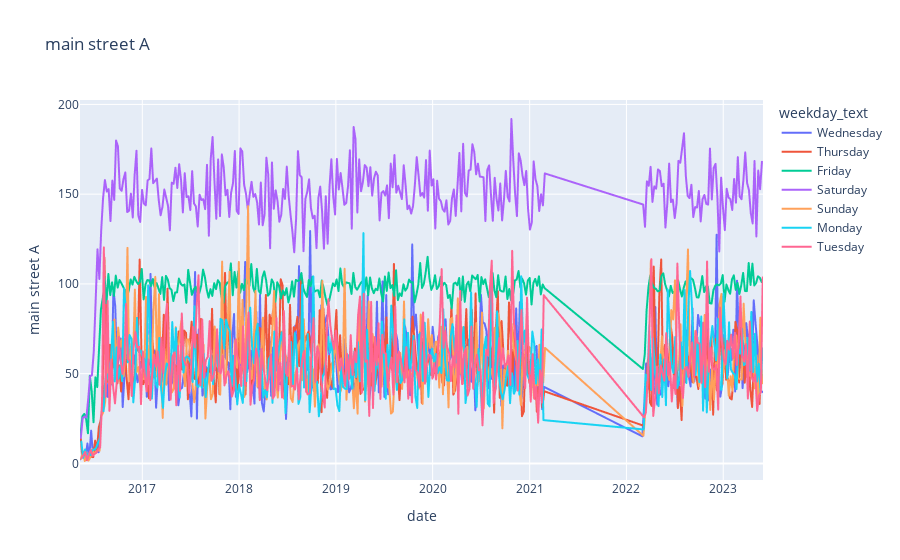
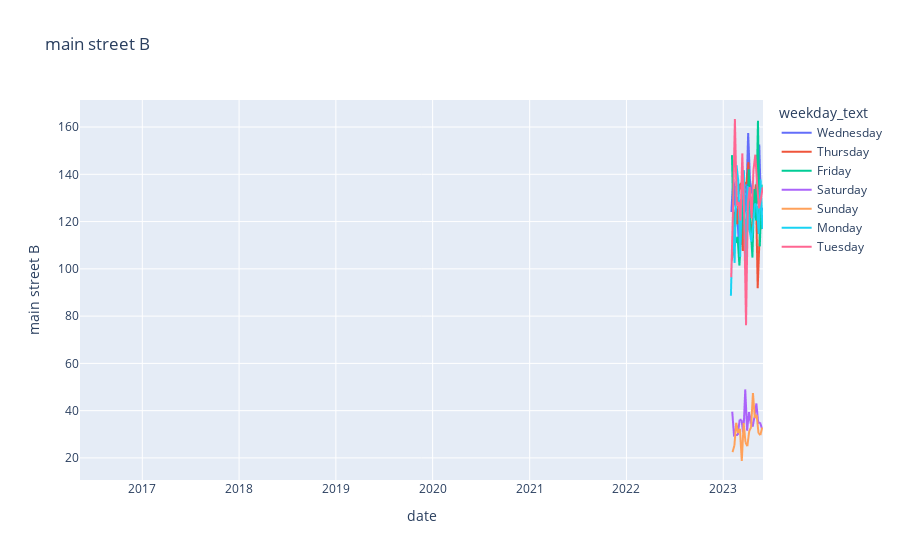
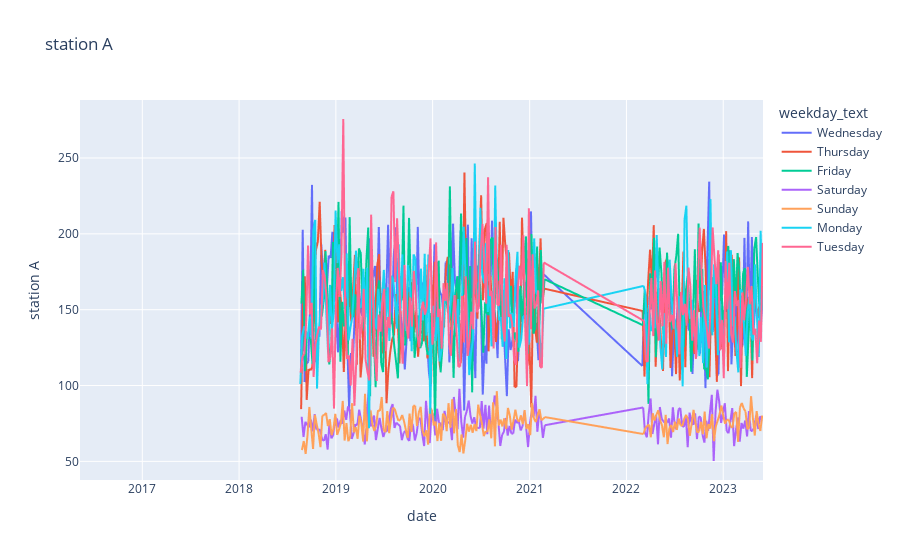
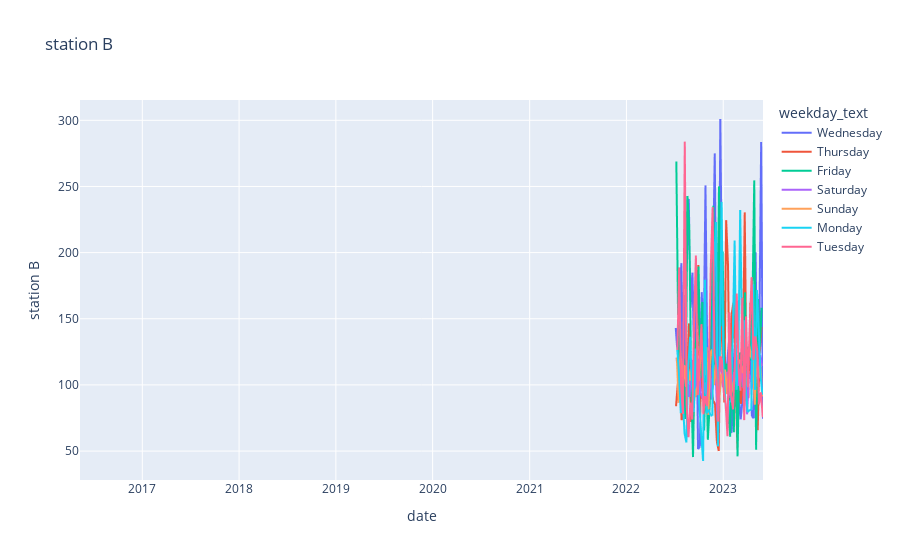

The notebook cell these images were saved under, in order:
### Code cell
for store in stores:
    fig = px.line(df, x="date", y=store, color="weekday_text", title=store)
    fig.show()

### Figure 1 — Plotly figure (JSON) as saved in the notebook; plotly's stock layout.template omitted (floating-point values rounded to 4 significant figures; data arrays with more than 128 entries replaced by an {"elided": "..."} marker saying what was removed)
{"data": [{"hovertemplate": "weekday_text=Wednesday<br>date=%{x}<br>main street A=%{y}<extra></extra>", "legendgroup": "Wednesday", "line": {"color": "#636efa", "dash": "solid"}, "marker": {"symbol": "circle"}, "mode": "lines", "name": "Wednesday", "showlegend": true, "type": "scattergl", "x": {"elided": "317 str values"}, "xaxis": "x", "y": {"elided": "317 float values"}, "yaxis": "y"}, {"hovertemplate": "weekday_text=Thursday<br>date=%{x}<br>main street A=%{y}<extra></extra>", "legendgroup": "Thursday", "line": {"color": "#EF553B", "dash": "solid"}, "marker": {"symbol": "circle"}, "mode": "lines", "name": "Thursday", "showlegend": true, "type": "scattergl", "x": {"elided": "316 str values"}, "xaxis": "x", "y": {"elided": "316 float values"}, "yaxis": "y"}, {"hovertemplate": "weekday_text=Friday<br>date=%{x}<br>main street A=%{y}<extra></extra>", "legendgroup": "Friday", "line": {"color": "#00cc96", "dash": "solid"}, "marker": {"symbol": "circle"}, "mode": "lines", "name": "Friday", "showlegend": true, "type": "scattergl", "x": {"elided": "316 str values"}, "xaxis": "x", "y": {"elided": "316 float values"}, "yaxis": "y"}, {"hovertemplate": "weekday_text=Saturday<br>date=%{x}<br>main street A=%{y}<extra></extra>", "legendgroup": "Saturday", "line": {"color": "#ab63fa", "dash": "solid"}, "marker": {"symbol": "circle"}, "mode": "lines", "name": "Saturday", "showlegend": true, "type": "scattergl", "x": {"elided": "316 str values"}, "xaxis": "x", "y": {"elided": "316 float values"}, "yaxis": "y"}, {"hovertemplate": "weekday_text=Sunday<br>date=%{x}<br>main street A=%{y}<extra></extra>", "legendgroup": "Sunday", "line": {"color": "#FFA15A", "dash": "solid"}, "marker": {"symbol": "circle"}, "mode": "lines", "name": "Sunday", "showlegend": true, "type": "scattergl", "x": {"elided": "316 str values"}, "xaxis": "x", "y": {"elided": "316 float values"}, "yaxis": "y"}, {"hovertemplate": "weekday_text=Monday<br>date=%{x}<br>main street A=%{y}<extra></extra>", "legendgroup": "Monday", "line": {"color": "#19d3f3", "dash": "solid"}, "marker": {"symbol": "circle"}, "mode": "lines", "name": "Monday", "showlegend": true, "type": "scattergl", "x": {"elided": "315 str values"}, "xaxis": "x", "y": {"elided": "315 float values"}, "yaxis": "y"}, {"hovertemplate": "weekday_text=Tuesday<br>date=%{x}<br>main street A=%{y}<extra></extra>", "legendgroup": "Tuesday", "line": {"color": "#FF6692", "dash": "solid"}, "marker": {"symbol": "circle"}, "mode": "lines", "name": "Tuesday", "showlegend": true, "type": "scattergl", "x": {"elided": "315 str values"}, "xaxis": "x", "y": {"elided": "315 float values"}, "yaxis": "y"}], "layout": {"legend": {"title": {"text": "weekday_text"}, "tracegroupgap": 0}, "title": {"text": "main street A"}, "xaxis": {"anchor": "y", "domain": [0, 1], "title": {"text": "date"}}, "yaxis": {"anchor": "x", "domain": [0, 1], "title": {"text": "main street A"}}}}

### Figure 2 — Plotly figure (JSON) as saved in the notebook; plotly's stock layout.template omitted (floating-point values rounded to 4 significant figures; data arrays with more than 128 entries replaced by an {"elided": "..."} marker saying what was removed)
{"data": [{"hovertemplate": "weekday_text=Wednesday<br>date=%{x}<br>main street B=%{y}<extra></extra>", "legendgroup": "Wednesday", "line": {"color": "#636efa", "dash": "solid"}, "marker": {"symbol": "circle"}, "mode": "lines", "name": "Wednesday", "showlegend": true, "type": "scattergl", "x": {"elided": "317 str values"}, "xaxis": "x", "y": {"elided": "317 float values"}, "yaxis": "y"}, {"hovertemplate": "weekday_text=Thursday<br>date=%{x}<br>main street B=%{y}<extra></extra>", "legendgroup": "Thursday", "line": {"color": "#EF553B", "dash": "solid"}, "marker": {"symbol": "circle"}, "mode": "lines", "name": "Thursday", "showlegend": true, "type": "scattergl", "x": {"elided": "316 str values"}, "xaxis": "x", "y": {"elided": "316 float values"}, "yaxis": "y"}, {"hovertemplate": "weekday_text=Friday<br>date=%{x}<br>main street B=%{y}<extra></extra>", "legendgroup": "Friday", "line": {"color": "#00cc96", "dash": "solid"}, "marker": {"symbol": "circle"}, "mode": "lines", "name": "Friday", "showlegend": true, "type": "scattergl", "x": {"elided": "316 str values"}, "xaxis": "x", "y": {"elided": "316 float values"}, "yaxis": "y"}, {"hovertemplate": "weekday_text=Saturday<br>date=%{x}<br>main street B=%{y}<extra></extra>", "legendgroup": "Saturday", "line": {"color": "#ab63fa", "dash": "solid"}, "marker": {"symbol": "circle"}, "mode": "lines", "name": "Saturday", "showlegend": true, "type": "scattergl", "x": {"elided": "316 str values"}, "xaxis": "x", "y": {"elided": "316 float values"}, "yaxis": "y"}, {"hovertemplate": "weekday_text=Sunday<br>date=%{x}<br>main street B=%{y}<extra></extra>", "legendgroup": "Sunday", "line": {"color": "#FFA15A", "dash": "solid"}, "marker": {"symbol": "circle"}, "mode": "lines", "name": "Sunday", "showlegend": true, "type": "scattergl", "x": {"elided": "316 str values"}, "xaxis": "x", "y": {"elided": "316 float values"}, "yaxis": "y"}, {"hovertemplate": "weekday_text=Monday<br>date=%{x}<br>main street B=%{y}<extra></extra>", "legendgroup": "Monday", "line": {"color": "#19d3f3", "dash": "solid"}, "marker": {"symbol": "circle"}, "mode": "lines", "name": "Monday", "showlegend": true, "type": "scattergl", "x": {"elided": "315 str values"}, "xaxis": "x", "y": {"elided": "315 float values"}, "yaxis": "y"}, {"hovertemplate": "weekday_text=Tuesday<br>date=%{x}<br>main street B=%{y}<extra></extra>", "legendgroup": "Tuesday", "line": {"color": "#FF6692", "dash": "solid"}, "marker": {"symbol": "circle"}, "mode": "lines", "name": "Tuesday", "showlegend": true, "type": "scattergl", "x": {"elided": "315 str values"}, "xaxis": "x", "y": {"elided": "315 float values"}, "yaxis": "y"}], "layout": {"legend": {"title": {"text": "weekday_text"}, "tracegroupgap": 0}, "title": {"text": "main street B"}, "xaxis": {"anchor": "y", "domain": [0, 1], "title": {"text": "date"}}, "yaxis": {"anchor": "x", "domain": [0, 1], "title": {"text": "main street B"}}}}

### Figure 3 — Plotly figure (JSON) as saved in the notebook; plotly's stock layout.template omitted (floating-point values rounded to 4 significant figures; data arrays with more than 128 entries replaced by an {"elided": "..."} marker saying what was removed)
{"data": [{"hovertemplate": "weekday_text=Wednesday<br>date=%{x}<br>station A=%{y}<extra></extra>", "legendgroup": "Wednesday", "line": {"color": "#636efa", "dash": "solid"}, "marker": {"symbol": "circle"}, "mode": "lines", "name": "Wednesday", "showlegend": true, "type": "scattergl", "x": {"elided": "317 str values"}, "xaxis": "x", "y": {"elided": "317 float values"}, "yaxis": "y"}, {"hovertemplate": "weekday_text=Thursday<br>date=%{x}<br>station A=%{y}<extra></extra>", "legendgroup": "Thursday", "line": {"color": "#EF553B", "dash": "solid"}, "marker": {"symbol": "circle"}, "mode": "lines", "name": "Thursday", "showlegend": true, "type": "scattergl", "x": {"elided": "316 str values"}, "xaxis": "x", "y": {"elided": "316 float values"}, "yaxis": "y"}, {"hovertemplate": "weekday_text=Friday<br>date=%{x}<br>station A=%{y}<extra></extra>", "legendgroup": "Friday", "line": {"color": "#00cc96", "dash": "solid"}, "marker": {"symbol": "circle"}, "mode": "lines", "name": "Friday", "showlegend": true, "type": "scattergl", "x": {"elided": "316 str values"}, "xaxis": "x", "y": {"elided": "316 float values"}, "yaxis": "y"}, {"hovertemplate": "weekday_text=Saturday<br>date=%{x}<br>station A=%{y}<extra></extra>", "legendgroup": "Saturday", "line": {"color": "#ab63fa", "dash": "solid"}, "marker": {"symbol": "circle"}, "mode": "lines", "name": "Saturday", "showlegend": true, "type": "scattergl", "x": {"elided": "316 str values"}, "xaxis": "x", "y": {"elided": "316 float values"}, "yaxis": "y"}, {"hovertemplate": "weekday_text=Sunday<br>date=%{x}<br>station A=%{y}<extra></extra>", "legendgroup": "Sunday", "line": {"color": "#FFA15A", "dash": "solid"}, "marker": {"symbol": "circle"}, "mode": "lines", "name": "Sunday", "showlegend": true, "type": "scattergl", "x": {"elided": "316 str values"}, "xaxis": "x", "y": {"elided": "316 float values"}, "yaxis": "y"}, {"hovertemplate": "weekday_text=Monday<br>date=%{x}<br>station A=%{y}<extra></extra>", "legendgroup": "Monday", "line": {"color": "#19d3f3", "dash": "solid"}, "marker": {"symbol": "circle"}, "mode": "lines", "name": "Monday", "showlegend": true, "type": "scattergl", "x": {"elided": "315 str values"}, "xaxis": "x", "y": {"elided": "315 float values"}, "yaxis": "y"}, {"hovertemplate": "weekday_text=Tuesday<br>date=%{x}<br>station A=%{y}<extra></extra>", "legendgroup": "Tuesday", "line": {"color": "#FF6692", "dash": "solid"}, "marker": {"symbol": "circle"}, "mode": "lines", "name": "Tuesday", "showlegend": true, "type": "scattergl", "x": {"elided": "315 str values"}, "xaxis": "x", "y": {"elided": "315 float values"}, "yaxis": "y"}], "layout": {"legend": {"title": {"text": "weekday_text"}, "tracegroupgap": 0}, "title": {"text": "station A"}, "xaxis": {"anchor": "y", "domain": [0, 1], "title": {"text": "date"}}, "yaxis": {"anchor": "x", "domain": [0, 1], "title": {"text": "station A"}}}}

### Figure 4 — Plotly figure (JSON) as saved in the notebook; plotly's stock layout.template omitted (floating-point values rounded to 4 significant figures; data arrays with more than 128 entries replaced by an {"elided": "..."} marker saying what was removed)
{"data": [{"hovertemplate": "weekday_text=Wednesday<br>date=%{x}<br>station B=%{y}<extra></extra>", "legendgroup": "Wednesday", "line": {"color": "#636efa", "dash": "solid"}, "marker": {"symbol": "circle"}, "mode": "lines", "name": "Wednesday", "showlegend": true, "type": "scattergl", "x": {"elided": "317 str values"}, "xaxis": "x", "y": {"elided": "317 float values"}, "yaxis": "y"}, {"hovertemplate": "weekday_text=Thursday<br>date=%{x}<br>station B=%{y}<extra></extra>", "legendgroup": "Thursday", "line": {"color": "#EF553B", "dash": "solid"}, "marker": {"symbol": "circle"}, "mode": "lines", "name": "Thursday", "showlegend": true, "type": "scattergl", "x": {"elided": "316 str values"}, "xaxis": "x", "y": {"elided": "316 float values"}, "yaxis": "y"}, {"hovertemplate": "weekday_text=Friday<br>date=%{x}<br>station B=%{y}<extra></extra>", "legendgroup": "Friday", "line": {"color": "#00cc96", "dash": "solid"}, "marker": {"symbol": "circle"}, "mode": "lines", "name": "Friday", "showlegend": true, "type": "scattergl", "x": {"elided": "316 str values"}, "xaxis": "x", "y": {"elided": "316 float values"}, "yaxis": "y"}, {"hovertemplate": "weekday_text=Saturday<br>date=%{x}<br>station B=%{y}<extra></extra>", "legendgroup": "Saturday", "line": {"color": "#ab63fa", "dash": "solid"}, "marker": {"symbol": "circle"}, "mode": "lines", "name": "Saturday", "showlegend": true, "type": "scattergl", "x": {"elided": "316 str values"}, "xaxis": "x", "y": {"elided": "316 float values"}, "yaxis": "y"}, {"hovertemplate": "weekday_text=Sunday<br>date=%{x}<br>station B=%{y}<extra></extra>", "legendgroup": "Sunday", "line": {"color": "#FFA15A", "dash": "solid"}, "marker": {"symbol": "circle"}, "mode": "lines", "name": "Sunday", "showlegend": true, "type": "scattergl", "x": {"elided": "316 str values"}, "xaxis": "x", "y": {"elided": "316 float values"}, "yaxis": "y"}, {"hovertemplate": "weekday_text=Monday<br>date=%{x}<br>station B=%{y}<extra></extra>", "legendgroup": "Monday", "line": {"color": "#19d3f3", "dash": "solid"}, "marker": {"symbol": "circle"}, "mode": "lines", "name": "Monday", "showlegend": true, "type": "scattergl", "x": {"elided": "315 str values"}, "xaxis": "x", "y": {"elided": "315 float values"}, "yaxis": "y"}, {"hovertemplate": "weekday_text=Tuesday<br>date=%{x}<br>station B=%{y}<extra></extra>", "legendgroup": "Tuesday", "line": {"color": "#FF6692", "dash": "solid"}, "marker": {"symbol": "circle"}, "mode": "lines", "name": "Tuesday", "showlegend": true, "type": "scattergl", "x": {"elided": "315 str values"}, "xaxis": "x", "y": {"elided": "315 float values"}, "yaxis": "y"}], "layout": {"legend": {"title": {"text": "weekday_text"}, "tracegroupgap": 0}, "title": {"text": "station B"}, "xaxis": {"anchor": "y", "domain": [0, 1], "title": {"text": "date"}}, "yaxis": {"anchor": "x", "domain": [0, 1], "title": {"text": "station B"}}}}
